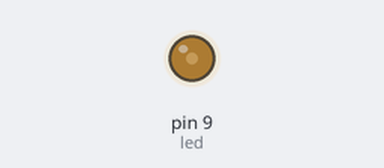
Recording of a sketch running on a simulated Arduino Uno, built with avr-gcc and run on an emulated ATmega328P. On the bench: output pins drawn as LEDs (lit = HIGH).

Above: at 0.05 s.
At 0.75 s:
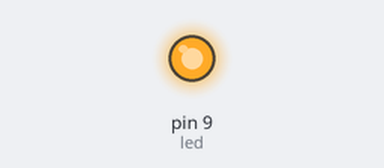
At 1.5 s:
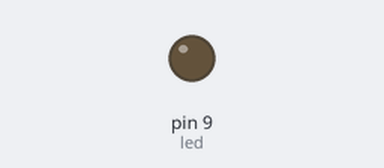
Timing chart, 0 to 3.5 s (numbered marks = the images above):
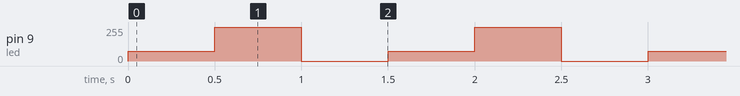

The sketch:

blinking_LED_Extension_3.ino
```cpp
/*
 * Name: Bheesham Ramkissoon
 * Date: April 25, 2019
 * Description: Blinks an LED
 */

// pin 13 has an LED connected on most Arduino boards
// give it a name
 int led = 9;

void setup() {
  // put your setup code here, to run once:
  pinMode(led, OUTPUT);

}

void loop() {
  // put your main code here, to run repeatedly:
  analogWrite(led, 75); // turn the LED on
  delay(500); // wait a second
  analogWrite(led, 255); // turn the LED on
  delay(500); // wait a second
  analogWrite(led, 0); // turn the led off
  delay(500); // wait a second


}
```

Measured:
- by itself, pin 9 (led): repeats every 1.5 s: 255/255 0.50 s, 0/255 0.50 s, 75/255 0.50 s
